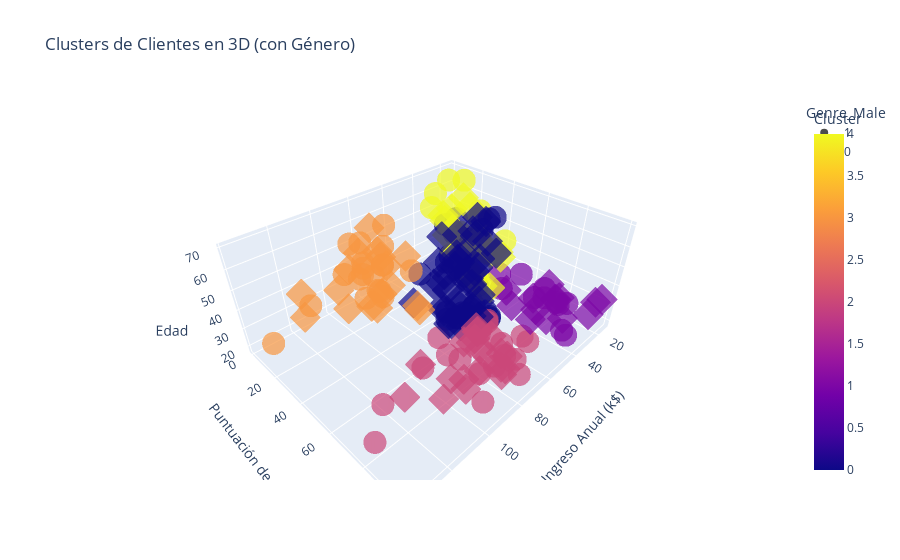

Notebook code cell kept with this figure:
### Markdown cell above
También se genera un gráfico 3D interactivo donde el "Género" (representado como la columna "Genre_Male") se utiliza para cambiar el símbolo de los puntos en el gráfico.

Te dejo el código que puedes ejecutar en tu entorno local para obtener el gráfico interactivo:

### Code cell
import plotly.express as px

# Crear el gráfico 3D interactivo usando Plotly
fig = px.scatter_3d(X, 
                    x='Annual Income (k$)', 
                    y='Spending Score (1-100)', 
                    z='Age', 
                    color='Cluster',
                    symbol='Genre_Male',  # Usar 'Genre_Male' como símbolo
                    title='Clusters de Clientes en 3D (con Género)',
                    labels={'Annual Income (k$)': 'Ingreso Anual (k$)',
                            'Spending Score (1-100)': 'Puntuación de Gasto',
                            'Age': 'Edad'},
                    opacity=0.7)

# Mostrar el gráfico
fig.show()

### Figure 1 — Plotly figure (JSON) as saved in the notebook; plotly's stock layout.template omitted (floating-point values rounded to 4 significant figures)
{"data": [{"hovertemplate": "Genre_Male=1<br>Ingreso Anual (k$)=%{x}<br>Puntuación de Gasto=%{y}<br>Edad=%{z}<br>Cluster=%{marker.color}<extra></extra>", "legendgroup": "1", "marker": {"color": [1, 1, 4, 4, 4, 1, 1, 4, 4, 1, 1, 1, 1, 4, 4, 1, 1, 4, 1, 4, 4, 4, 4, 0, 0, 0, 0, 0, 0, 0, 0, 0, 0, 0, 0, 0, 0, 0, 0, 0, 0, 0, 0, 0, 0, 0, 0, 0, 0, 0, 2, 0, 2, 3, 2, 3, 2, 3, 2, 3, 2, 3, 2, 3, 2, 3, 2, 3, 3, 3, 3, 3, 2, 3, 2, 3, 2, 3, 2, 3, 2, 3, 2, 2, 3, 2, 3, 2], "coloraxis": "coloraxis", "opacity": 0.7, "symbol": "circle"}, "mode": "markers", "name": "1", "scene": "scene", "showlegend": true, "type": "scatter3d", "x": [15, 15, 19, 19, 20, 20, 21, 23, 24, 24, 25, 28, 28, 30, 33, 33, 38, 39, 42, 43, 43, 44, 46, 46, 46, 48, 48, 48, 49, 54, 54, 54, 54, 54, 54, 54, 59, 60, 60, 61, 61, 62, 62, 62, 63, 63, 63, 63, 64, 67, 69, 71, 71, 71, 71, 71, 71, 73, 73, 74, 75, 77, 77, 77, 78, 78, 78, 78, 78, 81, 85, 86, 87, 87, 87, 87, 87, 88, 88, 93, 93, 98, 99, 101, 113, 126, 137, 137], "y": [39, 81, 3, 14, 13, 79, 66, 29, 35, 73, 73, 82, 61, 4, 4, 92, 92, 36, 60, 60, 41, 46, 46, 56, 55, 51, 59, 59, 55, 47, 54, 48, 51, 55, 41, 46, 41, 49, 52, 42, 49, 59, 55, 56, 46, 43, 48, 52, 46, 56, 91, 35, 95, 11, 75, 9, 75, 5, 73, 10, 93, 12, 97, 36, 90, 17, 88, 1, 1, 5, 26, 20, 63, 13, 75, 10, 92, 15, 69, 14, 90, 15, 97, 68, 8, 74, 18, 83], "z": [19, 21, 64, 67, 37, 22, 20, 52, 35, 25, 31, 29, 35, 60, 53, 18, 24, 48, 33, 59, 47, 69, 53, 70, 19, 63, 18, 19, 70, 59, 26, 40, 57, 38, 67, 48, 18, 48, 24, 48, 20, 67, 26, 49, 54, 68, 66, 65, 19, 27, 39, 43, 40, 59, 38, 47, 39, 20, 32, 19, 32, 25, 28, 48, 34, 43, 39, 37, 34, 19, 50, 42, 32, 40, 28, 36, 36, 58, 27, 59, 35, 46, 30, 28, 33, 32, 32, 30]}, {"hovertemplate": "Genre_Male=0<br>Ingreso Anual (k$)=%{x}<br>Puntuación de Gasto=%{y}<br>Edad=%{z}<br>Cluster=%{marker.color}<extra></extra>", "legendgroup": "0", "marker": {"color": [4, 1, 4, 1, 4, 1, 1, 1, 4, 1, 4, 1, 4, 4, 4, 4, 1, 1, 4, 1, 4, 1, 4, 1, 4, 1, 4, 1, 4, 4, 4, 4, 4, 4, 4, 4, 0, 0, 0, 0, 0, 0, 0, 0, 0, 0, 0, 0, 0, 0, 0, 0, 0, 0, 0, 0, 0, 0, 0, 0, 0, 0, 0, 0, 0, 0, 0, 0, 0, 0, 0, 0, 0, 0, 2, 3, 2, 2, 3, 2, 3, 3, 2, 2, 3, 3, 2, 3, 2, 2, 2, 3, 2, 2, 2, 2, 3, 3, 2, 3, 2, 2, 3, 3, 3, 2, 3, 2, 2, 3, 2, 3], "coloraxis": "coloraxis", "opacity": 0.7, "symbol": "diamond"}, "mode": "markers", "name": "0", "scene": "scene", "showlegend": true, "type": "scatter3d", "x": [16, 16, 17, 17, 18, 18, 19, 19, 20, 20, 21, 23, 25, 28, 28, 29, 29, 30, 33, 33, 34, 34, 37, 37, 38, 39, 39, 39, 40, 40, 40, 40, 42, 43, 43, 44, 46, 47, 47, 48, 48, 48, 49, 50, 50, 54, 54, 54, 54, 54, 57, 57, 58, 58, 59, 60, 60, 60, 60, 62, 62, 62, 63, 63, 64, 65, 65, 65, 65, 67, 67, 67, 69, 70, 70, 72, 72, 73, 73, 74, 75, 76, 76, 77, 78, 78, 78, 78, 78, 78, 78, 79, 79, 81, 85, 86, 87, 88, 88, 97, 97, 98, 99, 101, 103, 103, 103, 103, 113, 120, 120, 126], "y": [6, 77, 40, 76, 6, 94, 72, 99, 15, 77, 35, 98, 5, 14, 32, 31, 87, 73, 14, 81, 17, 73, 26, 75, 35, 61, 28, 65, 55, 47, 42, 42, 52, 54, 45, 50, 51, 52, 59, 50, 48, 47, 42, 49, 56, 53, 52, 42, 44, 57, 58, 55, 60, 46, 55, 40, 42, 47, 50, 41, 48, 42, 50, 54, 42, 48, 50, 43, 59, 43, 57, 40, 58, 29, 77, 34, 71, 88, 7, 72, 5, 40, 87, 74, 22, 20, 76, 16, 89, 78, 73, 35, 83, 93, 75, 95, 27, 13, 86, 32, 86, 88, 39, 24, 17, 85, 23, 69, 91, 16, 79, 28], "z": [20, 23, 31, 22, 35, 23, 30, 35, 58, 24, 35, 35, 46, 54, 45, 40, 23, 21, 49, 21, 42, 30, 36, 20, 65, 31, 49, 24, 50, 27, 29, 31, 49, 31, 50, 51, 27, 67, 54, 43, 68, 32, 47, 60, 60, 45, 23, 49, 46, 21, 55, 22, 34, 50, 68, 40, 32, 47, 27, 23, 49, 21, 66, 19, 38, 18, 19, 63, 49, 51, 50, 38, 40, 23, 31, 25, 31, 29, 44, 35, 57, 28, 32, 32, 34, 44, 38, 47, 27, 30, 30, 56, 29, 31, 36, 33, 36, 52, 30, 37, 32, 29, 41, 54, 41, 36, 34, 32, 38, 47, 35, 45]}], "layout": {"coloraxis": {"colorbar": {"title": {"text": "Cluster"}}, "colorscale": [[0, "#0d0887"], [0.1111, "#46039f"], [0.2222, "#7201a8"], [0.3333, "#9c179e"], [0.4444, "#bd3786"], [0.5556, "#d8576b"], [0.6667, "#ed7953"], [0.7778, "#fb9f3a"], [0.8889, "#fdca26"], [1, "#f0f921"]]}, "legend": {"title": {"text": "Genre_Male"}, "tracegroupgap": 0}, "scene": {"domain": {"x": [0, 1], "y": [0, 1]}, "xaxis": {"title": {"text": "Ingreso Anual (k$)"}}, "yaxis": {"title": {"text": "Puntuación de Gasto"}}, "zaxis": {"title": {"text": "Edad"}}}, "title": {"text": "Clusters de Clientes en 3D (con Género)"}}}
